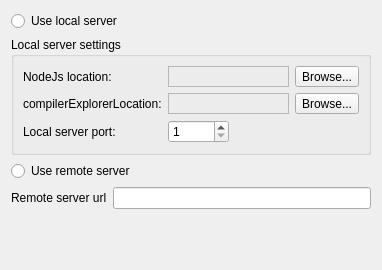
<?xml version="1.0" encoding="UTF-8"?>
<ui version="4.0">
 <class>CompilerExplorerOptionsWidget</class>
 <widget class="QWidget" name="CompilerExplorerOptionsWidget">
  <property name="geometry">
   <rect>
    <x>0</x>
    <y>0</y>
    <width>382</width>
    <height>270</height>
   </rect>
  </property>
  <property name="windowTitle">
   <string>Form</string>
  </property>
  <layout class="QGridLayout" name="gridLayout">
   <item row="1" column="0">
    <widget class="QGroupBox" name="localServerGroupBox">
     <property name="title">
      <string>Local server settings</string>
     </property>
     <layout class="QFormLayout" name="formLayout">
      <item row="0" column="0">
       <widget class="QLabel" name="label">
        <property name="sizePolicy">
         <sizepolicy hsizetype="Fixed" vsizetype="Preferred">
          <horstretch>0</horstretch>
          <verstretch>0</verstretch>
         </sizepolicy>
        </property>
        <property name="text">
         <string>NodeJs location:</string>
        </property>
       </widget>
      </item>
      <item row="0" column="1">
       <layout class="QHBoxLayout" name="horizontalLayout_2">
        <item>
         <widget class="QFrame" name="frame">
          <property name="frameShape">
           <enum>QFrame::StyledPanel</enum>
          </property>
          <property name="frameShadow">
           <enum>QFrame::Raised</enum>
          </property>
          <layout class="QGridLayout" name="gridLayout_2">
           <property name="leftMargin">
            <number>0</number>
           </property>
           <property name="topMargin">
            <number>0</number>
           </property>
           <property name="rightMargin">
            <number>0</number>
           </property>
           <property name="bottomMargin">
            <number>0</number>
           </property>
           <property name="spacing">
            <number>0</number>
           </property>
           <item row="0" column="0">
            <widget class="QLabel" name="nodejsLocation">
             <property name="text">
              <string/>
             </property>
            </widget>
           </item>
          </layout>
         </widget>
        </item>
        <item>
         <widget class="QToolButton" name="toolButton">
          <property name="text">
           <string>Browse...</string>
          </property>
         </widget>
        </item>
       </layout>
      </item>
      <item row="1" column="0">
       <widget class="QLabel" name="label_2">
        <property name="sizePolicy">
         <sizepolicy hsizetype="Fixed" vsizetype="Preferred">
          <horstretch>0</horstretch>
          <verstretch>0</verstretch>
         </sizepolicy>
        </property>
        <property name="text">
         <string>compilerExplorerLocation:</string>
        </property>
       </widget>
      </item>
      <item row="1" column="1">
       <layout class="QHBoxLayout" name="horizontalLayout">
        <item>
         <widget class="QFrame" name="frame_2">
          <property name="frameShape">
           <enum>QFrame::StyledPanel</enum>
          </property>
          <property name="frameShadow">
           <enum>QFrame::Raised</enum>
          </property>
          <layout class="QGridLayout" name="gridLayout_3">
           <property name="leftMargin">
            <number>0</number>
           </property>
           <property name="topMargin">
            <number>0</number>
           </property>
           <property name="rightMargin">
            <number>0</number>
           </property>
           <property name="bottomMargin">
            <number>0</number>
           </property>
           <property name="spacing">
            <number>0</number>
           </property>
           <item row="0" column="0">
            <widget class="QLabel" name="compilerExplorerLocation">
             <property name="text">
              <string/>
             </property>
            </widget>
           </item>
          </layout>
         </widget>
        </item>
        <item>
         <widget class="QToolButton" name="toolButton_2">
          <property name="text">
           <string>Browse...</string>
          </property>
         </widget>
        </item>
       </layout>
      </item>
      <item row="2" column="0">
       <widget class="QLabel" name="label_4">
        <property name="text">
         <string>Local server port:</string>
        </property>
       </widget>
      </item>
      <item row="2" column="1">
       <layout class="QHBoxLayout" name="horizontalLayout_3">
        <item>
         <widget class="QSpinBox" name="localPort">
          <property name="minimum">
           <number>1</number>
          </property>
          <property name="maximum">
           <number>65535</number>
          </property>
         </widget>
        </item>
        <item>
         <spacer name="horizontalSpacer">
          <property name="orientation">
           <enum>Qt::Horizontal</enum>
          </property>
          <property name="sizeHint" stdset="0">
           <size>
            <width>40</width>
            <height>20</height>
           </size>
          </property>
         </spacer>
        </item>
       </layout>
      </item>
     </layout>
    </widget>
   </item>
   <item row="7" column="0">
    <layout class="QHBoxLayout" name="horizontalLayout_5">
     <property name="topMargin">
      <number>0</number>
     </property>
     <item>
      <widget class="QLabel" name="label_3">
       <property name="text">
        <string>Remote server url</string>
       </property>
      </widget>
     </item>
     <item>
      <widget class="QLineEdit" name="remoteServerUrl"/>
     </item>
    </layout>
   </item>
   <item row="11" column="0">
    <spacer name="verticalSpacer">
     <property name="orientation">
      <enum>Qt::Vertical</enum>
     </property>
     <property name="sizeHint" stdset="0">
      <size>
       <width>20</width>
       <height>221</height>
      </size>
     </property>
    </spacer>
   </item>
   <item row="4" column="0">
    <widget class="QRadioButton" name="useRemoteServer">
     <property name="text">
      <string>Use remote server</string>
     </property>
    </widget>
   </item>
   <item row="0" column="0">
    <widget class="QRadioButton" name="useLocalServerButton">
     <property name="text">
      <string>Use local server</string>
     </property>
    </widget>
   </item>
  </layout>
 </widget>
 <resources/>
 <connections>
  <connection>
   <sender>useLocalServerButton</sender>
   <signal>clicked(bool)</signal>
   <receiver>localServerGroupBox</receiver>
   <slot>setEnabled(bool)</slot>
   <hints>
    <hint type="sourcelabel">
     <x>80</x>
     <y>18</y>
    </hint>
    <hint type="destinationlabel">
     <x>160</x>
     <y>42</y>
    </hint>
   </hints>
  </connection>
  <connection>
   <sender>useRemoteServer</sender>
   <signal>clicked(bool)</signal>
   <receiver>remoteServerUrl</receiver>
   <slot>setEnabled(bool)</slot>
   <hints>
    <hint type="sourcelabel">
     <x>44</x>
     <y>130</y>
    </hint>
    <hint type="destinationlabel">
     <x>178</x>
     <y>151</y>
    </hint>
   </hints>
  </connection>
  <connection>
   <sender>useRemoteServer</sender>
   <signal>clicked(bool)</signal>
   <receiver>label_3</receiver>
   <slot>setEnabled(bool)</slot>
   <hints>
    <hint type="sourcelabel">
     <x>22</x>
     <y>127</y>
    </hint>
    <hint type="destinationlabel">
     <x>26</x>
     <y>153</y>
    </hint>
   </hints>
  </connection>
  <connection>
   <sender>useRemoteServer</sender>
   <signal>clicked(bool)</signal>
   <receiver>localServerGroupBox</receiver>
   <slot>setDisabled(bool)</slot>
   <hints>
    <hint type="sourcelabel">
     <x>99</x>
     <y>125</y>
    </hint>
    <hint type="destinationlabel">
     <x>111</x>
     <y>110</y>
    </hint>
   </hints>
  </connection>
  <connection>
   <sender>useLocalServerButton</sender>
   <signal>clicked(bool)</signal>
   <receiver>remoteServerUrl</receiver>
   <slot>setDisabled(bool)</slot>
   <hints>
    <hint type="sourcelabel">
     <x>226</x>
     <y>20</y>
    </hint>
    <hint type="destinationlabel">
     <x>240</x>
     <y>144</y>
    </hint>
   </hints>
  </connection>
  <connection>
   <sender>useLocalServerButton</sender>
   <signal>clicked(bool)</signal>
   <receiver>label_3</receiver>
   <slot>setDisabled(bool)</slot>
   <hints>
    <hint type="sourcelabel">
     <x>76</x>
     <y>17</y>
    </hint>
    <hint type="destinationlabel">
     <x>76</x>
     <y>144</y>
    </hint>
   </hints>
  </connection>
 </connections>
</ui>
